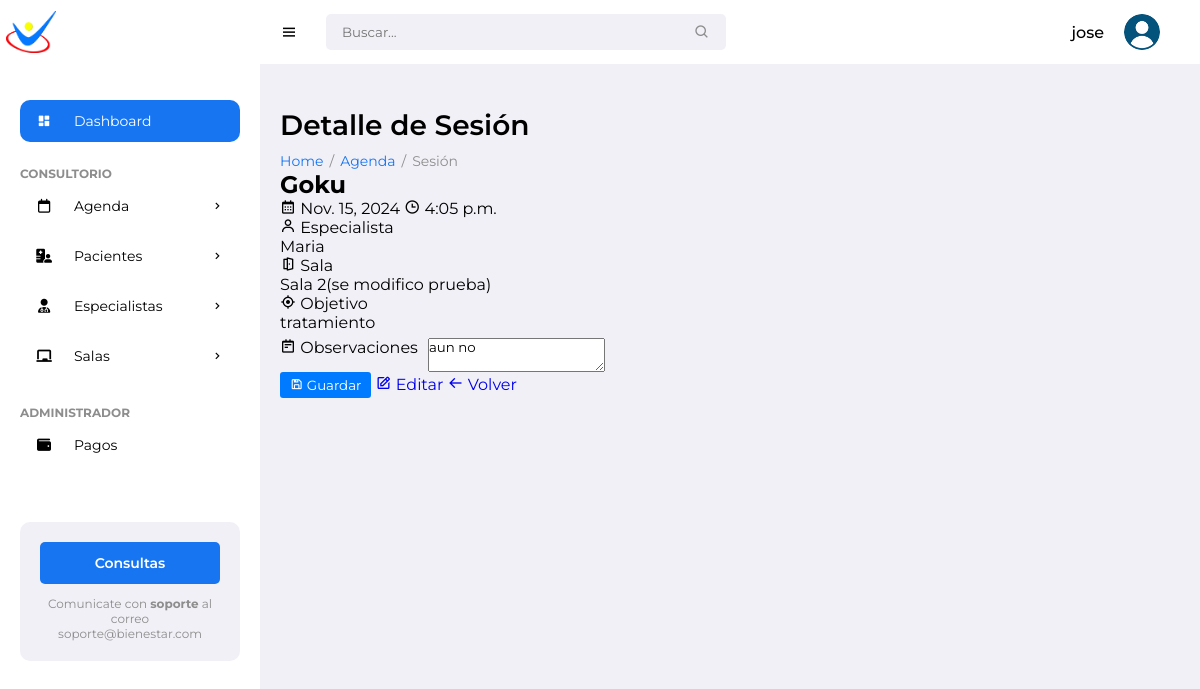
Page /sessions/6/ (signed in) on the earlier database version.
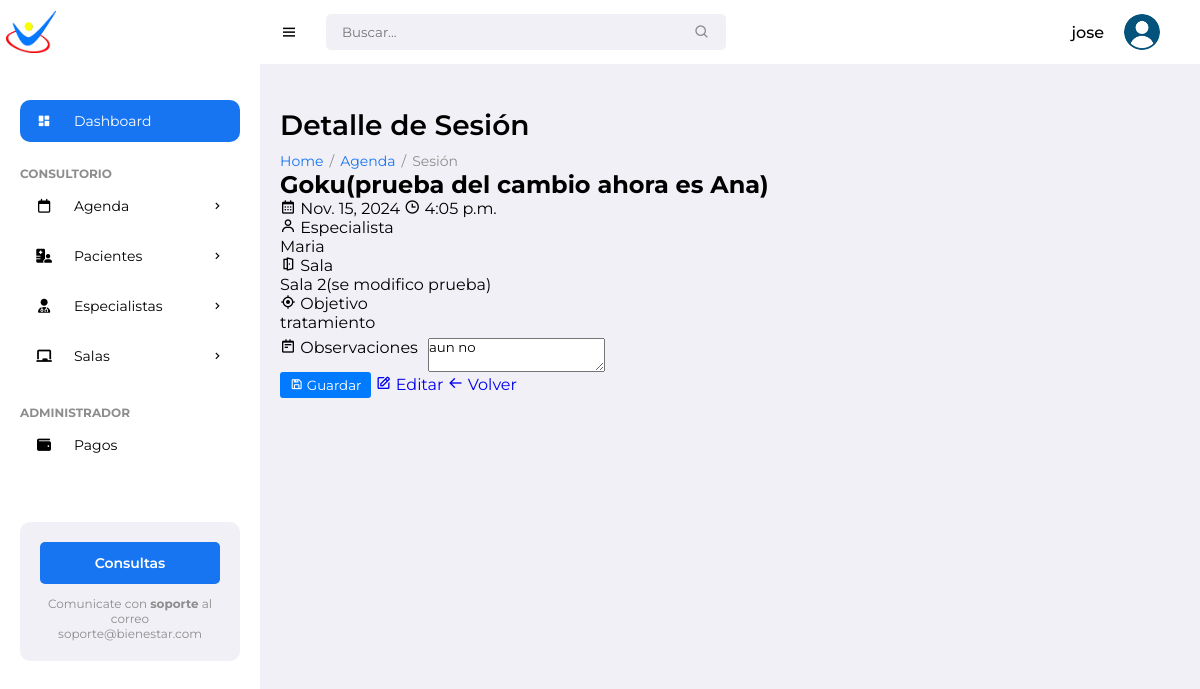
Same page on the later database version.
### pacientes/models.py (models this page shows, shortened)
class Session(models.Model):
    patient = models.ForeignKey(Patient, on_delete=models.CASCADE, related_name='sessions')
    specialist = models.ForeignKey(Specialist, on_delete=models.CASCADE, related_name='sessions')
    room = models.ForeignKey(Room, on_delete=models.SET_NULL, null=True, related_name='sessions')
    date = models.DateField()
    time = models.TimeField()
    objective = models.CharField(max_length=255)
    activity = models.TextField()
    materials = models.TextField(blank=True)
    observation = models.TextField(blank=True)
    attachment = models.FileField(upload_to='session_attachments/', blank=True, null=True)

class Patient(models.Model):
    name = models.CharField(max_length=100)
    surname = models.CharField(max_length=100)
    date_of_birth = models.DateField()
    gender = models.CharField(max_length=10, choices=[('M','Male'), ('F','Female')])
    address = models.CharField(max_length=255)
    phone_number = models.CharField(max_length=20)
    email = models.EmailField()
    photo = models.ImageField(upload_to='patient_photos/', blank=True, null=True)
    marital_status = models.CharField(max_length=20)
    medical_diagnosis = models.TextField()
    attachments = models.FileField(upload_to='patient_attachments/', blank=True, null=True)
    therapy = models.CharField(max_length=100)
    education = models.CharField(max_length=100, default='No especificado')
    therapist = models.ForeignKey(Specialist, on_delete=models.SET_NULL, null=True, related_name='patients')
    medical_history = models.TextField(blank=True, null=True)
    allergies = models.CharField(max_length=255, blank=True)  # Changed from TextField
    emergency_contact_name = models.CharField(max_length=100)
    emergency_contact_phone = models.CharField(max_length=20)  # Updated length
    notes = models.TextField(blank=True)
    created_date = models.DateTimeField(auto_now_add=True)
    status = models.CharField(max_length=50, choices=[
        ('Active', 'Active'),
        ('Discharged', 'Discharged'),
        ('Suspended', 'Suspended')
    ], blank=True,
        null=True)

class Specialist(models.Model):
    name = models.CharField(max_length=100)
    surname = models.CharField(max_length=100)
    specialty = models.CharField(max_length=100)
    email = models.EmailField()
    phone = models.CharField(max_length=20)

class Room(models.Model):
    name = models.CharField(max_length=100)
    capacity = models.IntegerField()
    location = models.CharField(max_length=100)
    specialists = models.ManyToManyField(Specialist, related_name='rooms')

### pacientes/views.py (the view, shortened to what this page needs)
# urls.py: path('sessions/<int:session_id>/', views.session_detail, name='session_detail'),
@login_required
def session_detail(request, session_id):
    session = get_object_or_404(Session, id=session_id)
    return render(request, 'pacientes/session_detail.html', {'session': session})

### pacientes/templates/pacientes/session_detail.html (shortened to what this page needs)
{% extends 'pacientes/base.html' %}
{% block content %}
<h1 class="title">Detalle de Sesión</h1>
<ul class="breadcrumbs">
    <li><a href="{% url 'patient_list' %}">Home</a></li>
    <li class="divider">/</li>
    <li><a href="{% url 'patient_schedule' session.patient.id %}">Agenda</a></li>
    <li class="divider">/</li>
    <li><a href="#" class="active">Sesión</a></li>
</ul>
<div class="session-detail">
    <div class="detail-card">
        <div class="card-header">
            <h2>{{ session.patient.name }}</h2>
            <div class="session-meta">
                <span><i class='bx bx-calendar'></i> {{ session.date }}</span>
                <span><i class='bx bx-time'></i> {{ session.time }}</span>
            </div>
        </div>
        <div class="card-content">
            <div class="info-group">
                <label><i class='bx bx-user'></i> Especialista</label>
                <p>{{ session.specialist.name }}</p>
            </div>
            <div class="info-group">
                <label><i class='bx bx-door-open'></i> Sala</label>
                <p>{{ session.room.name }}</p>
            </div>
            <div class="info-group">
                <label><i class='bx bx-target-lock'></i> Objetivo</label>
                <p>{{ session.objective }}</p>
            </div>
            <form method="post" class="observation-form">
                <div class="form-group">
                    <label><i class='bx bx-notepad'></i> Observaciones</label>
                    <textarea name="observation" class="form-input">{{ session.observation }}</textarea>
                </div>
                <div class="button-group">
                    <button type="submit" class="btn-save">
                        <i class='bx bx-save'></i> Guardar
                    </button>
                    <a href="{% url 'edit_session' session.id %}" class="btn-edit">
                        <i class='bx bx-edit'></i> Editar
                    </a>
                    <a href="{% url 'patient_schedule' session.patient.id %}" class="btn-back">
                        <i class='bx bx-arrow-back'></i> Volver
                    </a>
                </div>
            </form>
        </div>
    </div>
</div>
{% endblock %}

Differences in the rows shown:
changed through a linked row, Session "tratamiento": patient.name "Goku" → "Goku(prueba del cambio ahora es Ana)"
